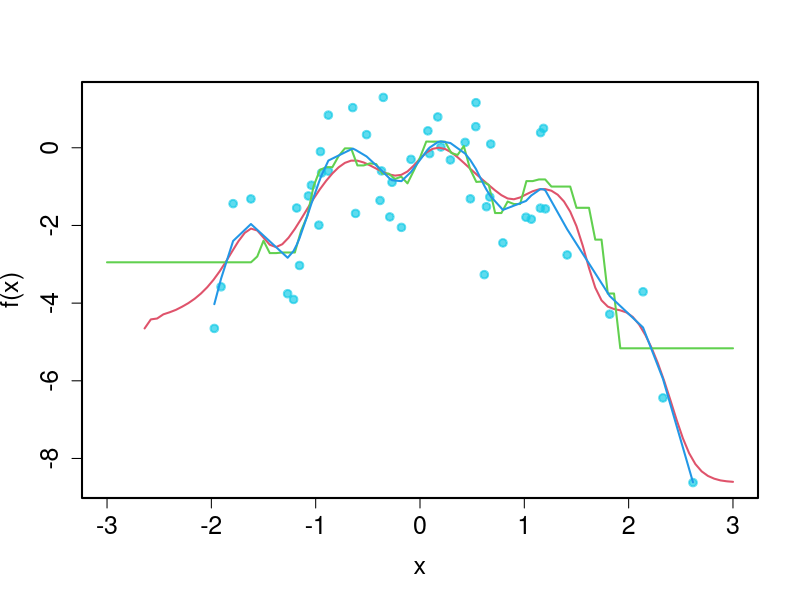

Reproduce this figure in R.
# load necessary packages
require(datasets)
require(class)
require(grDevices)
require(lattice)


# function for kNN regression
knn.reg = function (x, xis, yis, k) {
  knn.reg = rep(0,times=length(x))
  for (i in 1:length(x))
  {
    distances = abs(x[i]-xis)
    knn.reg[i] = mean(yis[order(distances)][1:k])
  }
  knn.reg
}



param_cex = 1.5
# set optimal k found earlier with cross validation
k_CV = 5

# set up simulated data
n = 50
Xis = rnorm(n)
Epsilon = rnorm(n)
RegressionCurve = function(x) sin(2*pi*x)-x^2
Yis = RegressionCurve(Xis) + Epsilon

# regressions
kernel.reg.example=function(new_x) {
  ksmooth(x=Xis,y=Yis,kernel="normal",
          bandwidth=1.06*n^(-1/5),
          x.points=new_x)$y}
kNN.reg.example=function (x) knn.reg(x,Xis,Yis,k_CV)
spline.reg.example=smooth.spline(x=Xis,y=Yis)

nameChart = "BCS_NonparametricRegressions.pdf"

# plot regression results
pdf(file=nameChart,paper="special",width=8,height=8)
par(cex=1, cex.axis=1.5, cex.lab=1.5, lwd=2, lty="solid", pch=19)
plot(Xis,Yis,xlim=c(-3,3), col=rgb(0.1,0.8,0.9,alpha=0.7), xlab="x", ylab="f(x)")
plot(kernel.reg.example,add=TRUE,col=2,xlim=c(-3,3))
plot(kNN.reg.example,add=TRUE,col=3,xlim=c(-3,3))
lines(spline.reg.example,col=4,xlim=c(-3,3))
